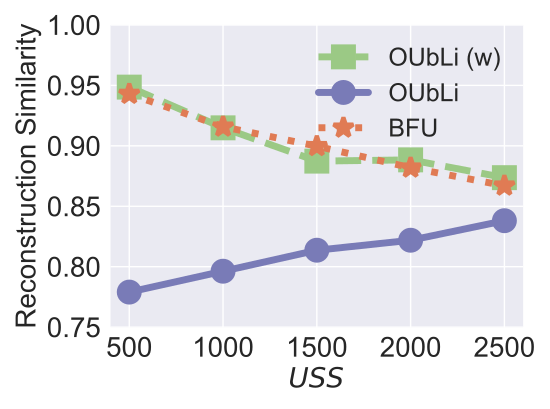

This chart was generated by the following Python code:


import numpy as np
import matplotlib.pyplot as plt

epsilon = 3
beta = 1 / epsilon


x=[1, 2, 3, 4, 5]
# validation_for_plt =[97,95.8600, 94.9400, 93.5400, 93.2400]
# attack_for_plt=[0, 0.3524, 0, 0.1762, 0.1762]
# basic_for_plt=[99.8, 99.8, 99.8, 99.8, 99.8]

labels = ['500', '1000', '1500', '2000', '2500']
# unl_org = [97.77, 97.55, 97.35, 97.29, 97.21, 97.21]

# unl_hess_r = [96.6, 96.66, 96.04, 95.94, 95.85, 97.21]
OUL = [0.77900, 0.79627, 0.81364, 0.8219, 0.8380563682]

OUbLi_w = [0.94858, 0.914890, 0.887353, 0.888389, 0.8736595]

bfu_acc = [0.942929, 0.91580, 0.89970, 0.8819122, 0.86700]

vbu_acc = [0.9999, 0.9999, 0.9999, 0.9999,0.9999]
# unl_ss_wo = [94.32, 94.53, 94.78, 93.38, 94.04, 97.21]
bfu_ldp_acc = [0.78531, 0.78531, 0.78531, 0.78531, 0.78531]


for i in range(len(OUL)):
    OUL[i] = OUL[i]*1
    OUbLi_w[i] = OUbLi_w[i]*1
    vbu_acc[i] = vbu_acc[i]*1
    bfu_ldp_acc[i] = bfu_ldp_acc[i]*1

plt.style.use('seaborn')
plt.figure(figsize=(5.5, 4.1))
l_w=5
m_s=15
marker_s = 3
markevery=1
#plt.figure(figsize=(8, 5.3))
#plt.plot(x, unl_fr, color='blue', marker='^', label='Retrain',linewidth=l_w, markersize=m_s)

#plt.plot(x, vbu_acc, linestyle='-.', color='#2A5522',  marker='D', fillstyle='full', markevery=markevery, label='VBU (No Pri.)',linewidth=l_w, markersize=m_s, markeredgewidth=marker_s)


plt.plot(x, OUbLi_w, linestyle='--', color='#9BC985',  marker='s', fillstyle='full', markevery=markevery,
         label='OUbLi (w)',linewidth=l_w, markersize=m_s, markeredgewidth=marker_s)


plt.plot(x, OUL, linestyle='-', color='#797BB7', marker='o', fillstyle='full', markevery=markevery,
         label='OUbLi', linewidth=l_w, markersize=m_s, markeredgewidth=marker_s)

#plt.plot(x, unl_ss_w, color='g',  marker='*',  label='PriMU$_{w}$',linewidth=l_w, markersize=m_s)
#plt.plot(x, org_acc, linestyle='--', color='#9BC985',  marker='s', fillstyle='full', markevery=markevery, label='Origin',linewidth=l_w, markersize=m_s, markeredgewidth=marker_s)


plt.plot(x, bfu_acc, linestyle=':', color='#E07B54',  marker='*', fillstyle='full', markevery=markevery,
         label='BFU',linewidth=l_w, markersize=m_s, markeredgewidth=marker_s)


# plt.plot(x, bfu_ldp_acc, linestyle='-.', color='#E1C855',  marker='^', fillstyle='full', markevery=markevery,label='BFU-DP',linewidth=l_w, markersize=m_s, markeredgewidth=marker_s)


# plt.grid()
leg = plt.legend(fancybox=True, shadow=True)
# plt.xlabel('Malicious Client Ratio (%)' ,fontsize=16)
plt.ylabel('Reconstruction Similarity' ,fontsize=20)
my_y_ticks = np.arange(0.75, 1.01, 0.05)
plt.yticks(my_y_ticks,fontsize=20)
plt.xlabel(r'$\it{USS}$',fontsize=20)

plt.xticks(x, labels, fontsize=20)
# plt.title('CIFAR10 IID')

#plt.annotate(r"1e-1", xy=(0.1, 1.01), xycoords='axes fraction', xytext=(-10, 10), textcoords='offset points', ha='right', va='center', fontsize=15)


# plt.title('(c) Utility Preservation', fontsize=24)
plt.legend(loc='best',fontsize=18)
plt.tight_layout()
#plt.title("MNIST")
plt.rcParams['figure.figsize'] = (2.0, 1)
plt.rcParams['image.interpolation'] = 'nearest'
plt.rcParams['figure.subplot.left'] = 0.11
plt.rcParams['figure.subplot.bottom'] = 0.08
plt.rcParams['figure.subplot.right'] = 0.977
plt.rcParams['figure.subplot.top'] = 0.969
plt.savefig('CelebA_recon_sim_uss.pdf', format='pdf', dpi=200)
plt.show()
